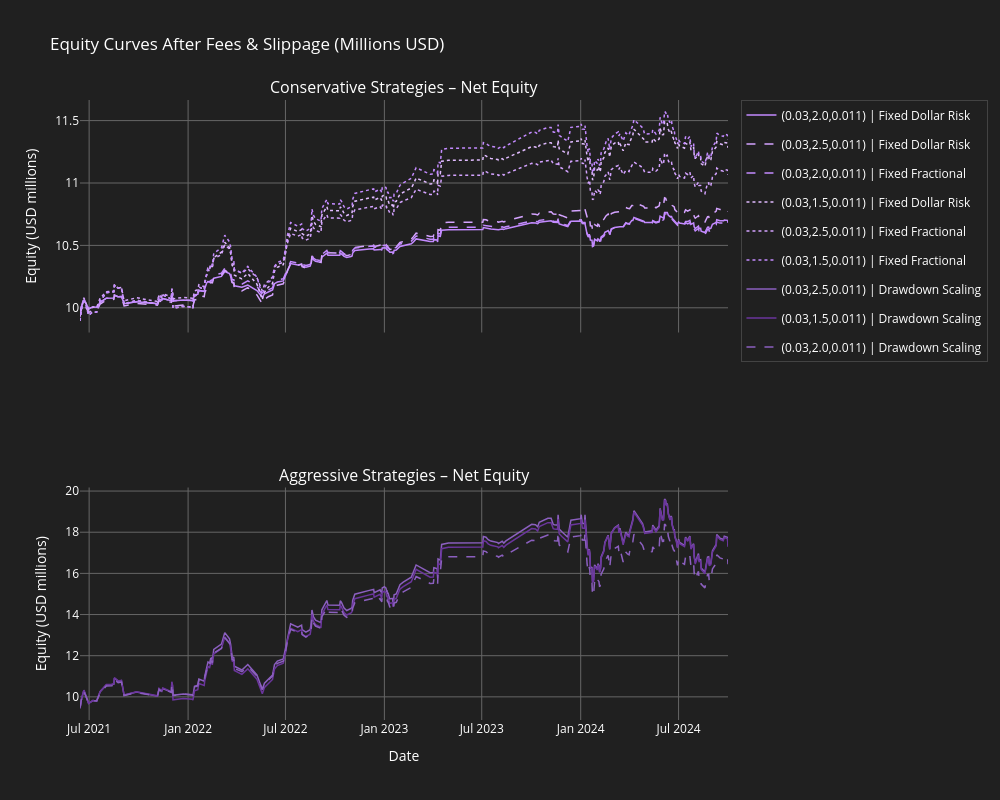

The notebook cell saved with this chart:
### Code cell
# === Equity curves post costi (fees + slippage) ===
import plotly.graph_objects as go
from plotly.subplots import make_subplots

fig_net = make_subplots(
    rows=2,
    cols=1,
    subplot_titles=[
        "Conservative Strategies – Net Equity",
        "Aggressive Strategies – Net Equity",
    ],
    shared_xaxes=True,
)


def _plot_net_equity(fig, row_idx, strategies_df, trades_df, colors, line_styles):
    for i, row in strategies_df.iterrows():
        sid = str(row["Strategy_ID"]).replace(" ", "")
        mm_name = row["MM_Strategy"]

        subset = trades_df[
            (trades_df["Strategy_ID"].astype(str).str.replace(" ", "", regex=False) == sid)
            & (trades_df["MM_Strategy"] == mm_name)
        ].copy()

        if subset.empty:
            continue

        time_col = _best_time_col(subset)
        subset = subset.sort_values(time_col)

        fig.add_trace(
            go.Scatter(
                x=pd.to_datetime(subset[time_col]),
                y=subset["Equity_Curve_net"] / 1e6,
                mode="lines",
                name=f"{sid} | {mm_name}",
                legendgroup=f"{sid}_{mm_name}",
                line=dict(
                    color=colors[i % len(colors)],
                    dash=line_styles[(i // len(colors)) % len(line_styles)],
                    width=1.5,
                ),
            ),
            row=row_idx,
            col=1,
        )


_plot_net_equity(fig_net, 1, conservative, cons_trades_net, colors_light, line_styles)
_plot_net_equity(fig_net, 2, aggressive, aggr_trades_net, colors_dark, line_styles)

fig_net.update_layout(
    height=800,
    width=1000,
    title_text="Equity Curves After Fees & Slippage (Millions USD)",
    showlegend=True,
    legend=dict(x=1.02, y=1, bordercolor="#666666", borderwidth=0.5, font=dict(color="#ffffff")),
    hovermode="x unified",
    template="plotly_dark",
    paper_bgcolor="#202020",
    plot_bgcolor="#202020",
    font=dict(color="#ffffff")
)

fig_net.update_yaxes(title_text="Equity (USD millions)", row=1, col=1, gridcolor="#666666")
fig_net.update_yaxes(title_text="Equity (USD millions)", row=2, col=1, gridcolor="#666666")
fig_net.update_xaxes(gridcolor="#666666", row=1, col=1, showspikes=True, spikemode='across', spikesnap='cursor', spikedash='solid', spikecolor="#ffffff", spikethickness=1)
fig_net.update_xaxes(title_text="Date", row=2, col=1, gridcolor="#666666", showspikes=True, spikemode='across', spikesnap='cursor', spikedash='solid', spikecolor="#ffffff", spikethickness=1)

fig_net.show()

### Figure 1 — Plotly figure (JSON) as saved in the notebook; plotly's stock layout.template omitted (floating-point values rounded to 4 significant figures; data arrays with more than 128 entries replaced by an {"elided": "..."} marker saying what was removed)
{"data": [{"legendgroup": "(0.03,2.0,0.011)_Fixed Dollar Risk", "line": {"color": "#c38aff", "dash": "solid", "width": 1.5}, "mode": "lines", "name": "(0.03,2.0,0.011) | Fixed Dollar Risk", "type": "scatter", "x": {"elided": "251 str values"}, "xaxis": "x", "y": {"elided": "251 float values"}, "yaxis": "y"}, {"legendgroup": "(0.03,2.5,0.011)_Fixed Dollar Risk", "line": {"color": "#d4a3ff", "dash": "dash", "width": 1.5}, "mode": "lines", "name": "(0.03,2.5,0.011) | Fixed Dollar Risk", "type": "scatter", "x": {"elided": "251 str values"}, "xaxis": "x", "y": {"elided": "251 float values"}, "yaxis": "y"}, {"legendgroup": "(0.03,2.0,0.011)_Fixed Fractional", "line": {"color": "#c38aff", "dash": "dash", "width": 1.5}, "mode": "lines", "name": "(0.03,2.0,0.011) | Fixed Fractional", "type": "scatter", "x": {"elided": "251 str values"}, "xaxis": "x", "y": {"elided": "251 float values"}, "yaxis": "y"}, {"legendgroup": "(0.03,1.5,0.011)_Fixed Dollar Risk", "line": {"color": "#e0bbff", "dash": "dot", "width": 1.5}, "mode": "lines", "name": "(0.03,1.5,0.011) | Fixed Dollar Risk", "type": "scatter", "x": {"elided": "251 str values"}, "xaxis": "x", "y": {"elided": "251 float values"}, "yaxis": "y"}, {"legendgroup": "(0.03,2.5,0.011)_Fixed Fractional", "line": {"color": "#d4a3ff", "dash": "dot", "width": 1.5}, "mode": "lines", "name": "(0.03,2.5,0.011) | Fixed Fractional", "type": "scatter", "x": {"elided": "251 str values"}, "xaxis": "x", "y": {"elided": "251 float values"}, "yaxis": "y"}, {"legendgroup": "(0.03,1.5,0.011)_Fixed Fractional", "line": {"color": "#c38aff", "dash": "dot", "width": 1.5}, "mode": "lines", "name": "(0.03,1.5,0.011) | Fixed Fractional", "type": "scatter", "x": {"elided": "251 str values"}, "xaxis": "x", "y": {"elided": "251 float values"}, "yaxis": "y"}, {"legendgroup": "(0.03,2.5,0.011)_Drawdown Scaling", "line": {"color": "#8b5fbf", "dash": "solid", "width": 1.5}, "mode": "lines", "name": "(0.03,2.5,0.011) | Drawdown Scaling", "type": "scatter", "x": {"elided": "251 str values"}, "xaxis": "x2", "y": {"elided": "251 float values"}, "yaxis": "y2"}, {"legendgroup": "(0.03,1.5,0.011)_Drawdown Scaling", "line": {"color": "#6a359c", "dash": "solid", "width": 1.5}, "mode": "lines", "name": "(0.03,1.5,0.011) | Drawdown Scaling", "type": "scatter", "x": {"elided": "251 str values"}, "xaxis": "x2", "y": {"elided": "251 float values"}, "yaxis": "y2"}, {"legendgroup": "(0.03,2.0,0.011)_Drawdown Scaling", "line": {"color": "#8b5fbf", "dash": "dash", "width": 1.5}, "mode": "lines", "name": "(0.03,2.0,0.011) | Drawdown Scaling", "type": "scatter", "x": {"elided": "251 str values"}, "xaxis": "x2", "y": {"elided": "251 float values"}, "yaxis": "y2"}], "layout": {"annotations": [{"font": {"size": 16}, "showarrow": false, "text": "Conservative Strategies – Net Equity", "x": 0.5, "xanchor": "center", "xref": "paper", "y": 1, "yanchor": "bottom", "yref": "paper"}, {"font": {"size": 16}, "showarrow": false, "text": "Aggressive Strategies – Net Equity", "x": 0.5, "xanchor": "center", "xref": "paper", "y": 0.375, "yanchor": "bottom", "yref": "paper"}], "font": {"color": "#ffffff"}, "height": 800, "hovermode": "x unified", "legend": {"bordercolor": "#666666", "borderwidth": 0.5, "font": {"color": "#ffffff"}, "x": 1.02, "y": 1}, "paper_bgcolor": "#202020", "plot_bgcolor": "#202020", "showlegend": true, "title": {"text": "Equity Curves After Fees & Slippage (Millions USD)"}, "width": 1000, "xaxis": {"anchor": "y", "domain": [0, 1], "gridcolor": "#666666", "matches": "x2", "showspikes": true, "showticklabels": false, "spikecolor": "#ffffff", "spikedash": "solid", "spikemode": "across", "spikesnap": "cursor", "spikethickness": 1}, "xaxis2": {"anchor": "y2", "domain": [0, 1], "gridcolor": "#666666", "showspikes": true, "spikecolor": "#ffffff", "spikedash": "solid", "spikemode": "across", "spikesnap": "cursor", "spikethickness": 1, "title": {"text": "Date"}}, "yaxis": {"anchor": "x", "domain": [0.625, 1], "gridcolor": "#666666", "title": {"text": "Equity (USD millions)"}}, "yaxis2": {"anchor": "x2", "domain": [0, 0.375], "gridcolor": "#666666", "title": {"text": "Equity (USD millions)"}}}}
